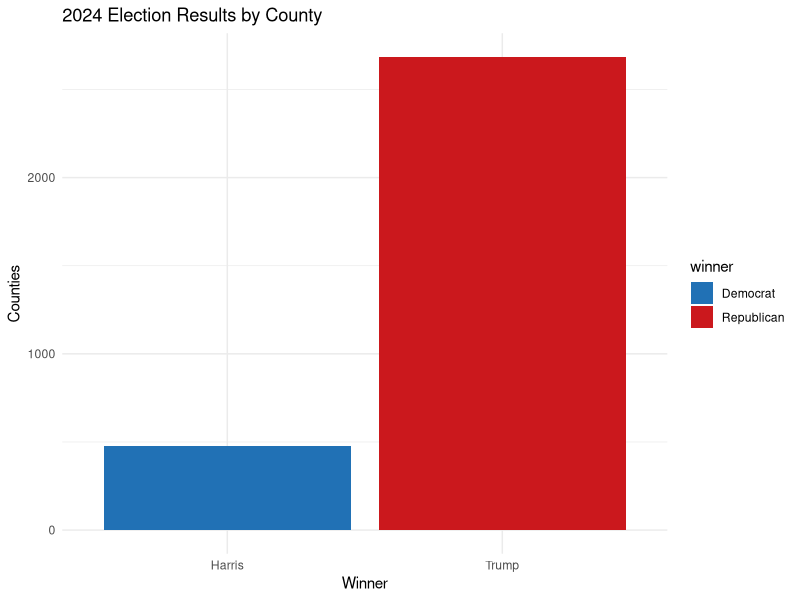
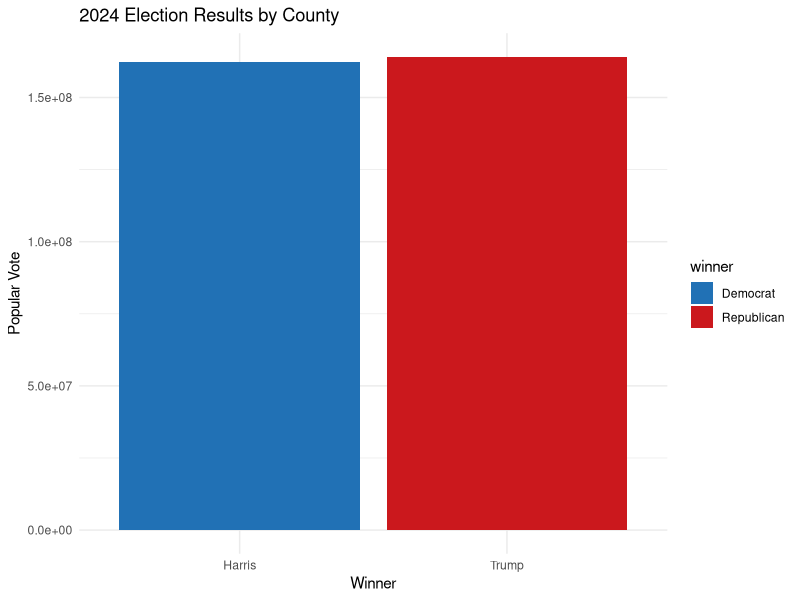

R code for these plots, in order:
# this script
#
# 1. create the 2024_US_County_Level_Presidential_Results.csv file,
# 2. creates the edf data frame,
#    which is used in the table_app.R script, and button_app.R
# 3. creates the plots used in the button_app.R script
#    called plot1 and plot2

library(tidyverse)
# expecting the app to be run from the shiny-collab/starter-code directory,
# so the data file up one directory in the data subdirectory
edf <- read_csv("../data/2024_US_County_Level_Presidential_Results.csv")

edf <- edf |>
  mutate(
    winner = ifelse(votes_gop > votes_dem, "Trump", "Harris"),
  )


df <- edf |>
  transmute(
    contribution_blue = per_dem * pop,
    contribution_red = per_gop * pop
  )

df <- df |>
  summarize(
    Harris = sum(contribution_blue, na.rm = TRUE),
    Trump = sum(contribution_red, na.rm = TRUE)
  ) |>
  pivot_longer(
    cols = everything(),
    names_to = "winner",
    values_to = "votes"
  )


plot1 <- edf |>
  ggplot(aes(x = winner, fill = winner)) +
  geom_bar(position = 'stack') +
  scale_fill_manual(
    values = c("Trump" = "#cb181d", "Harris" = "#2171b5"),
    labels = c("Trump" = "Republican", "Harris" = "Democrat")
  ) +
  theme_minimal() +
  labs(title = "2024 Election Results by County", x = "Winner", y = "Counties")


plot2 <- df |>
  ggplot(aes(x = winner, y = votes, fill = winner)) +
  geom_col() +
  scale_fill_manual(
    values = c("Trump" = "#cb181d", "Harris" = "#2171b5"),
    labels = c("Trump" = "Republican", "Harris" = "Democrat")
  ) +
  theme_minimal() +
  labs(
    title = "2024 Election Results by County",
    x = "Winner",
    y = "Popular Vote"
  )
